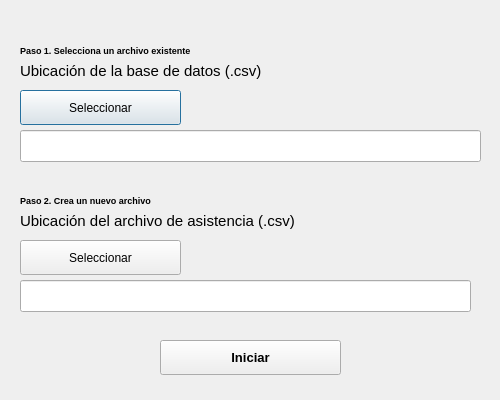
<?xml version="1.0" encoding="UTF-8"?>
<ui version="4.0">
 <class>fileSelector</class>
 <widget class="QDialog" name="fileSelector">
  <property name="windowModality">
   <enum>Qt::WindowModality::ApplicationModal</enum>
  </property>
  <property name="enabled">
   <bool>true</bool>
  </property>
  <property name="geometry">
   <rect>
    <x>0</x>
    <y>0</y>
    <width>500</width>
    <height>400</height>
   </rect>
  </property>
  <property name="sizePolicy">
   <sizepolicy hsizetype="Preferred" vsizetype="Preferred">
    <horstretch>0</horstretch>
    <verstretch>0</verstretch>
   </sizepolicy>
  </property>
  <property name="minimumSize">
   <size>
    <width>500</width>
    <height>400</height>
   </size>
  </property>
  <property name="maximumSize">
   <size>
    <width>500</width>
    <height>400</height>
   </size>
  </property>
  <property name="baseSize">
   <size>
    <width>500</width>
    <height>400</height>
   </size>
  </property>
  <property name="windowTitle">
   <string>Dialog</string>
  </property>
  <widget class="QLabel" name="label">
   <property name="geometry">
    <rect>
     <x>20</x>
     <y>60</y>
     <width>351</width>
     <height>21</height>
    </rect>
   </property>
   <property name="font">
    <font>
     <pointsize>11</pointsize>
    </font>
   </property>
   <property name="text">
    <string>Ubicación de la base de datos (.csv)</string>
   </property>
  </widget>
  <widget class="QLabel" name="label_2">
   <property name="geometry">
    <rect>
     <x>20</x>
     <y>210</y>
     <width>401</width>
     <height>21</height>
    </rect>
   </property>
   <property name="font">
    <font>
     <pointsize>11</pointsize>
    </font>
   </property>
   <property name="text">
    <string>Ubicación del archivo de asistencia (.csv)</string>
   </property>
  </widget>
  <widget class="QLabel" name="label_3">
   <property name="geometry">
    <rect>
     <x>20</x>
     <y>40</y>
     <width>351</width>
     <height>21</height>
    </rect>
   </property>
   <property name="font">
    <font>
     <pointsize>7</pointsize>
     <bold>true</bold>
    </font>
   </property>
   <property name="text">
    <string>Paso 1. Selecciona un archivo existente</string>
   </property>
  </widget>
  <widget class="QLabel" name="label_4">
   <property name="geometry">
    <rect>
     <x>20</x>
     <y>190</y>
     <width>351</width>
     <height>21</height>
    </rect>
   </property>
   <property name="font">
    <font>
     <pointsize>7</pointsize>
     <bold>true</bold>
    </font>
   </property>
   <property name="text">
    <string>Paso 2. Crea un nuevo archivo</string>
   </property>
  </widget>
  <widget class="QLineEdit" name="dbLineEdit">
   <property name="geometry">
    <rect>
     <x>20</x>
     <y>130</y>
     <width>461</width>
     <height>32</height>
    </rect>
   </property>
   <property name="clearButtonEnabled">
    <bool>false</bool>
   </property>
  </widget>
  <widget class="QLineEdit" name="attendanceLineEdit">
   <property name="geometry">
    <rect>
     <x>20</x>
     <y>280</y>
     <width>451</width>
     <height>32</height>
    </rect>
   </property>
  </widget>
  <widget class="QPushButton" name="dbButton">
   <property name="geometry">
    <rect>
     <x>20</x>
     <y>90</y>
     <width>161</width>
     <height>35</height>
    </rect>
   </property>
   <property name="text">
    <string>Seleccionar</string>
   </property>
  </widget>
  <widget class="QPushButton" name="attendanceButton">
   <property name="geometry">
    <rect>
     <x>20</x>
     <y>240</y>
     <width>161</width>
     <height>35</height>
    </rect>
   </property>
   <property name="text">
    <string>Seleccionar</string>
   </property>
  </widget>
  <widget class="QPushButton" name="startButton">
   <property name="geometry">
    <rect>
     <x>160</x>
     <y>340</y>
     <width>181</width>
     <height>35</height>
    </rect>
   </property>
   <property name="font">
    <font>
     <pointsize>10</pointsize>
     <bold>true</bold>
    </font>
   </property>
   <property name="text">
    <string>Iniciar</string>
   </property>
  </widget>
 </widget>
 <resources/>
 <connections/>
</ui>
